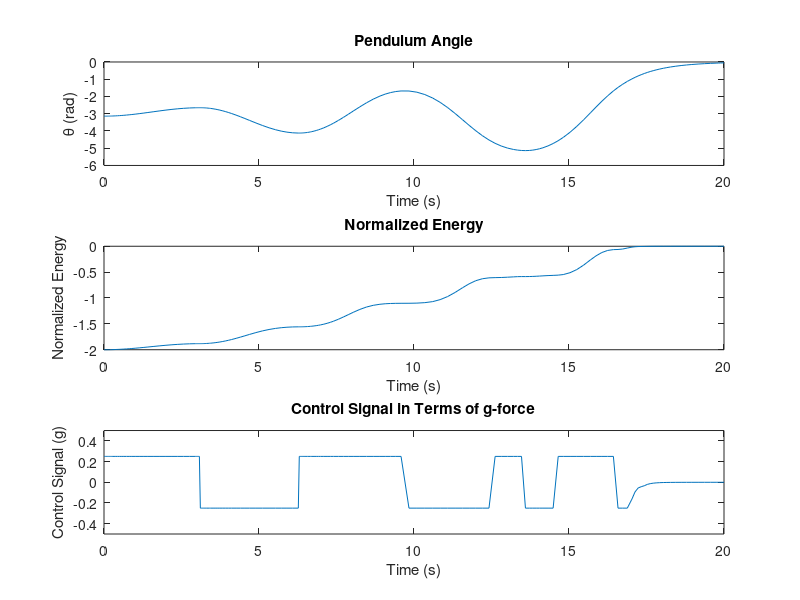

This chart was generated by the following MATLAB code: (Note: this script raises an error after producing the figure.)
% Parameters
n = 0.25; % ratio of maximum acceleration to g
k = 100; % control gain
m = 0.01; % mass (kg)
l = 9.81; % length (m) adjusted for omega0 = 1
g = 9.81; % gravity (m/s^2)
J = m * l^2; % moment of inertia

% Initial conditions
theta0 = -pi; % initial angle (rad), downward position
dtheta0 = 0.001; % initial angular velocity (rad/s)

% Desired energy level at the upright position
E0 = 0;

simTime = 20;
% Time span
tspan = [0 simTime];

% State-space model function
function dxdt = pendulumStateSpace(~, x, J, m, g, l, k, n, E0)
    theta = x(1);
    dtheta = x(2);
    % Defnining Energy as per the equation 2
    E = 0.5 * J * dtheta^2 + m * g * l * (cos(theta) - 1);
    % Control equation as per the equation 8
    u_unsat = k * (E - E0) * sign(dtheta * cos(theta));
    % Applying the sat fuction in equation 8
    u = min(max(u_unsat, -n*g), n*g); % Saturate control signal
    
    dxdt = [dtheta;
            (m * g * l * sin(theta) - m * l * u * cos(theta)) / J];
end

% Solving ODE using ode45 with state-space model
[t, x] = ode45(@(t, x) pendulumStateSpace(t, x, J, m, g, l, k, n, E0), tspan, [theta0, dtheta0]);

% Calculating initial energy and print it
E_initial = 0.5 * J * dtheta0^2 + m * g * l * (cos(theta0) - 1);
fprintf('Initial Energy E: %.2f J\n', E_initial);

% Calculate control signal over time and print initial value
u_control_g_force = zeros(length(t), 1); % Control signal in terms of g-force
for i = 1:length(t)
    % Initializing theta variable
    theta = x(i, 1);
    % Initializing dtheta
    dtheta = x(i, 2);
    % Defnining Energy as per the equation 2
    E = 0.5 * J * dtheta^2 + m * g * l * (cos(theta) - 1);
    % Control equation as per the equation 8
    u_unsat = k * (E - E0) * sign(dtheta * cos(theta));
    % Applying the sat fuction in equation 8
    u_control_g_force(i) = min(max(u_unsat / g, -n), n); % Normalizing by g to express in terms of g-force
    % Printing the first value of control input
    if i == 1
        fprintf('Initial Control Signal: %.2f g\n', u_control_g_force(i));
    end
    
    % Stopping the applied force once the desired energy is reached
    if E >= E0 && i > 1
        u_control_g_force(i:end) = 0;
        break;
    end
end

% Plotting the results
figure;
subplot(3,1,1);
plot(t, x(:,1));
title('Pendulum Angle');
xlabel('Time (s)');
ylabel('\theta (rad)');

subplot(3,1,2);
E_norm = (0.5 * J * x(:,2).^2 + m * g * l .* (cos(x(:,1)) - 1)) / (m*g*l);
plot(t, E_norm);
title('Normalized Energy');
xlabel('Time (s)');
ylabel('Normalized Energy');

subplot(3,1,3);
plot(t(1:length(u_control_g_force)), u_control_g_force);
title('Control Signal in Terms of g-force');
xlabel('Time (s)');
ylabel('Control Signal (g)');
ylim([-0.5, 0.5]);

figure;
theta = x(:,1);  % Actual vector of theta values
time = linspace(0, simTime, length(theta));  % Creating a time vector for sim time in seconds

% Getting the length of theta
len_theta = length(theta);

% Defining x and y positions as a function of theta
x_pos = @(t) sin(interp1(time, theta, t));   % Interpolating theta for continuous time t
y_pos = @(t) cos(interp1(time, theta, t));  % Interpolating theta for continuous time t

% Setting up animation loop
fanimator(@(t) plot(x_pos(t), y_pos(t), 'ko', 'MarkerFaceColor', 'k'), 'AnimationRange', [0 simTime], 'FrameRate', len_theta/simTime);
hold on;

% Plotting the line connecting the origin to the pendulum bob
fanimator(@(t) plot([0 x_pos(t)], [0 y_pos(t)], 'k-'), 'AnimationRange', [0 simTime], 'FrameRate', len_theta/simTime);

% Displaying the timer as text (t maps to time directly)
fanimator(@(t) text(-0.3, 0.3, "Timer: " + num2str(t, 2) + " s"), 'AnimationRange', [0 simTime], 'FrameRate', len_theta/simTime);

% Display the animation
hold off;
playAnimation;